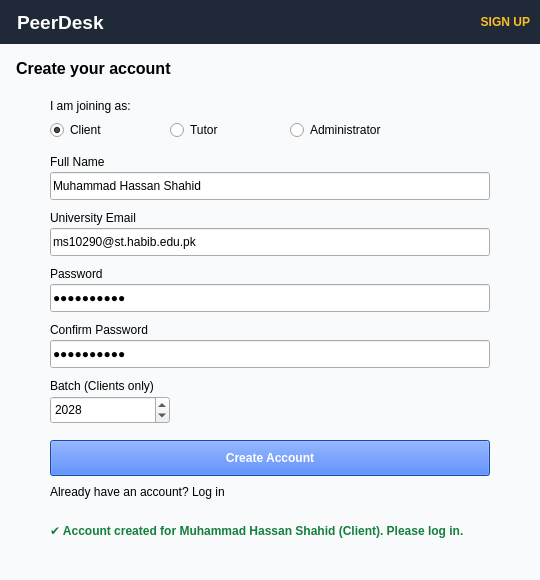
<?xml version="1.0" encoding="UTF-8"?>
<ui version="4.0">
 <class>signup</class>
 <widget class="QWidget" name="signup"><property name="geometry"><rect><x>0</x><y>0</y><width>540</width><height>580</height></rect></property><property name="windowTitle"><string>PeerDesk - Sign Up</string></property><property name="styleSheet"><string>QWidget#signup { background-color: #f8fafc; }</string></property><widget class="QLabel" name="label_1"><property name="geometry"><rect><x>0</x><y>0</y><width>540</width><height>44</height></rect></property><property name="text"><string>PeerDesk</string></property><property name="font"><font><pointsize>14</pointsize><bold>true</bold></font></property><property name="styleSheet"><string>background-color: #1f2937; color: white; padding-left: 12px;</string></property></widget><widget class="QLabel" name="label_2"><property name="geometry"><rect><x>370</x><y>0</y><width>160</width><height>44</height></rect></property><property name="alignment"><set>Qt::AlignRight|Qt::AlignVCenter</set></property><property name="text"><string>SIGN UP</string></property><property name="font"><font><bold>true</bold></font></property><property name="styleSheet"><string>background-color: #1f2937; color: #fbbf24;</string></property></widget><widget class="QLabel" name="label_3"><property name="geometry"><rect><x>16</x><y>54</y><width>508</width><height>28</height></rect></property><property name="text"><string>Create your account</string></property><property name="font"><font><pointsize>12</pointsize><bold>true</bold></font></property></widget><widget class="QLabel" name="label_4"><property name="geometry"><rect><x>50</x><y>96</y><width>440</width><height>20</height></rect></property><property name="text"><string>I am joining as:</string></property></widget><widget class="QRadioButton" name="radioButton_1"><property name="geometry"><rect><x>50</x><y>118</y><width>110</width><height>24</height></rect></property><property name="text"><string>Client</string></property><property name="checked"><bool>true</bool></property></widget><widget class="QRadioButton" name="radioButton_2"><property name="geometry"><rect><x>170</x><y>118</y><width>110</width><height>24</height></rect></property><property name="text"><string>Tutor</string></property><property name="checked"><bool>false</bool></property></widget><widget class="QRadioButton" name="radioButton_3"><property name="geometry"><rect><x>290</x><y>118</y><width>160</width><height>24</height></rect></property><property name="text"><string>Administrator</string></property><property name="checked"><bool>false</bool></property></widget><widget class="QLabel" name="label_5"><property name="geometry"><rect><x>50</x><y>152</y><width>440</width><height>20</height></rect></property><property name="text"><string>Full Name</string></property></widget><widget class="QLineEdit" name="lineEdit_1"><property name="geometry"><rect><x>50</x><y>172</y><width>440</width><height>28</height></rect></property><property name="text"><string>Muhammad Hassan Shahid</string></property></widget><widget class="QLabel" name="label_6"><property name="geometry"><rect><x>50</x><y>208</y><width>440</width><height>20</height></rect></property><property name="text"><string>University Email</string></property></widget><widget class="QLineEdit" name="lineEdit_2"><property name="geometry"><rect><x>50</x><y>228</y><width>440</width><height>28</height></rect></property><property name="text"><string>ms10290@st.habib.edu.pk</string></property></widget><widget class="QLabel" name="label_7"><property name="geometry"><rect><x>50</x><y>264</y><width>440</width><height>20</height></rect></property><property name="text"><string>Password</string></property></widget><widget class="QLineEdit" name="lineEdit_3"><property name="geometry"><rect><x>50</x><y>284</y><width>440</width><height>28</height></rect></property><property name="text"><string>hassan2028</string></property><property name="echoMode"><enum>QLineEdit::Password</enum></property></widget><widget class="QLabel" name="label_8"><property name="geometry"><rect><x>50</x><y>320</y><width>440</width><height>20</height></rect></property><property name="text"><string>Confirm Password</string></property></widget><widget class="QLineEdit" name="lineEdit_4"><property name="geometry"><rect><x>50</x><y>340</y><width>440</width><height>28</height></rect></property><property name="text"><string>hassan2028</string></property><property name="echoMode"><enum>QLineEdit::Password</enum></property></widget><widget class="QLabel" name="label_9"><property name="geometry"><rect><x>50</x><y>376</y><width>440</width><height>20</height></rect></property><property name="text"><string>Batch (Clients only)</string></property></widget><widget class="QSpinBox" name="spinBox_1"><property name="geometry"><rect><x>50</x><y>396</y><width>120</width><height>28</height></rect></property><property name="minimum"><number>2020</number></property><property name="maximum"><number>2035</number></property><property name="value"><number>2028</number></property></widget><widget class="QPushButton" name="pushButton_1"><property name="geometry"><rect><x>50</x><y>440</y><width>440</width><height>36</height></rect></property><property name="text"><string>Create Account</string></property><property name="styleSheet"><string>background-color: #2563eb; color: white; font-weight: bold; padding: 4px;</string></property></widget><widget class="QLabel" name="label_10"><property name="geometry"><rect><x>50</x><y>482</y><width>440</width><height>20</height></rect></property><property name="text"><string>Already have an account? Log in</string></property></widget><widget class="QLabel" name="label_11"><property name="geometry"><rect><x>50</x><y>508</y><width>440</width><height>44</height></rect></property><property name="text"><string>✔ Account created for Muhammad Hassan Shahid (Client). Please log in.</string></property><property name="styleSheet"><string>color: #15803d; font-weight: bold;</string></property><property name="wordWrap"><bool>true</bool></property></widget></widget>
 <resources/>
 <connections/>
</ui>
